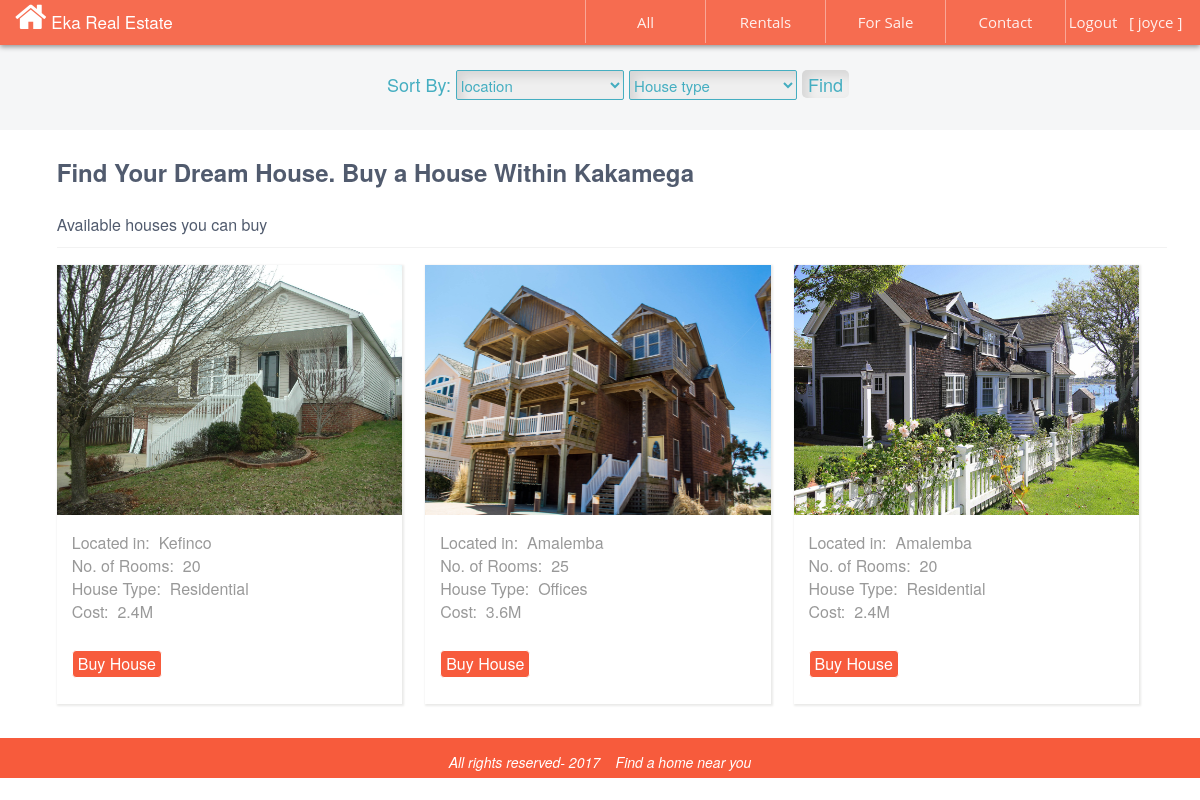
Page /forsale.php (signed in) on the committed database.
### tables this page shows
CREATE TABLE IF NOT EXISTS `posts` (
`id` int(11) NOT NULL,
  `location` varchar(500) NOT NULL,
  `category` varchar(500) NOT NULL,
  `housetype` varchar(500) NOT NULL,
  `cost` varchar(500) NOT NULL,
  `pic` varchar(500) NOT NULL,
  `rooms` varchar(500) NOT NULL,
  `description` varchar(500) NOT NULL,
  `username` varchar(500) NOT NULL,
  `timeaction` timestamp NOT NULL DEFAULT CURRENT_TIMESTAMP ON UPDATE CURRENT_TIMESTAMP
);

### forsale.php (the view, shortened to what this page needs)
 <!DOCTYPE html>
<html lang="en">
<head>
  <link rel="stylesheet" href="http://maxcdn.bootstrapcdn.com/bootstrap/3.3.4/css/bootstrap.min.css">
  <link rel="stylesheet" href="https://cdnjs.cloudflare.com/ajax/libs/font-awesome/4.7.0/css/font-awesome.min.css">
</head>
<body style="background#F5F3EE;">
<div class="col-sm-4" id="header">
<span style="float: left; color:white; font-size: 17px; font-weight: 500;  ">
<i class="fa fa-home fa-2x"></i>
Eka Real Estate
</span>
      <ul id="menu">
         <li>
         <a href="logout.php">Logout &nbsp&nbsp[&nbsp<?php echo $_SESSION['use'];  ?>&nbsp]</a>
      </li>
<li>
         <a href="Contact.php">Contact</a>
         </li>
             <li>
         <a href="forsale.php">For Sale </a>
         </li>
      <li>
         <a href="rentals.php">Rentals</a>
      </li>
      <li>
         <a href="account.php">All</a>
      </li>
   </ul>
</div>
 <div style="height: 130px; padding-top: 70px; width:100%;  background: #F5F6F7; font-size: 18px;  text-align: center; color: #515B6E; ">
<div style=" display: inline-block; width: 70%; margin-left: 3%;">
<form method='POST' action="">
  <font style="color:#45AEC1; font-weight: 300;"> Sort By:</font>
<select name="location"  style="width: 20%; height: 30px;color: #515B6E; font-size: 15px; border-radius: 2px; border: 1px solid #45AEC1; box-shadow: inset 6px 6px 10px rgba(0, 0, 0, 0.1);  color:#45AEC1;">
 <option value="" selected="selected">location</option>
</select>
<select name="housetype"  style="width: 20%; height: 30px;color: #515B6E; font-size: 15px; border-radius: 2px; border: 1px solid #45AEC1;box-shadow: inset 6px 6px 10px rgba(0, 0, 0, 0.1);  color:#45AEC1;  ">
 <option value="" selected="selected">House type</option>
  </select>
<input type="submit" name="submit" value="Find"  style="box-shadow: inset 6px 6px 10px rgba(0, 0, 0, 0.1);  color:#45AEC1; border-radius: 5px; height: 28px;border:none; ">
</form>
</div>
</div>
 <div class="col-sm-4"  style="background:white;  width: 100%; min-height: auto;  padding-top: 5px;">
  <div style="margin-left: 1.6%; width: 98.4%;">
<div style="height: auto; width: 96.4%; background: white; font-size: 24px;margin-left: 2%;   margin-bottom: 15px; color: #515B6E; font-weight: 600; padding-top: 20px;">
  Find Your Dream House.  Buy a House Within Kakamega
</div>
<div style="height: auto; width: 96.4%; background: white; font-size: 16px;margin-left: 2%;  border-bottom: 1px solid #F2F2F2; margin-bottom: 17px; color: #515B6E; font-weight: 300; padding-top: 10px; padding-bottom: 10px; ">
     Available houses you can buy
</div>
<?php
$page = ($_GET['page']) ? $_GET['page'] : 1;
$start = ($page-1) * NUMBER_PER_PAGE;
$sql = "SELECT * FROM posts WHERE 1=1 AND username='lyn' AND category='Buy'";
$sql .= " order by id desc LIMIT $start, " . NUMBER_PER_PAGE;
$loop = mysql_query($sql)
  or die ('cannot run the query because: ' . mysql_error());
while ($post = mysql_fetch_assoc($loop))
   { echo "
<a href='moredetails.php? id=".$post['id']."'>
    <div id='posts'>
  <table width=100% height=auto% >
               <tr>   <td ><img src='".$post['pic']."' alt='house image' id='image'/></td></tr>
<tr><td style='height:17px;'></td></tr>
       <tr><td style='color: #999; font-weight:300; font-size:16px;padding-left:15px;height:20px;'> Located in:&nbsp&nbsp" . $post['location'] . "</td></tr>
            <tr><td style='color: #999; font-weight:300; font-size:16px;padding-left:15px;height:20px;'> No. of Rooms:&nbsp&nbsp" . $post['rooms'] . "  </td></tr>
            <tr><td style='color: #999; font-weight:300; font-size:16px;padding-left:15px;height:20px;'> House Type:&nbsp&nbsp" . $post['housetype'] . "</td></tr>
      <tr><td style='color: #999; font-weight:300; font-size:16px;padding-left:15px;height:20px;'> Cost:&nbsp&nbsp" . $post['cost'] . "</td></tr>
               <tr>
<td style='text-align:left; height:80px;padding-left:15px;'>
<a href='rentbuy.php? id=".$post['id']."'>
<button type='button' class='btn btn-success btn-xs' style='background:rgba(247, 74, 39, 0.9); width:auto; height:auto; border: 1px solid white; font-size:16px; border-radius:4px;' >
" . $post['category'] . " House</button>
</a>
</td>
</tr>
        </table>
    </div>
    </a>";
        }
        ?>
  </div>
</div>
<div class="col-sm-4" id="footer1">
<i>
All rights reserved- 2017  &nbsp&nbsp&nbspFind a home near you
</i>
</div>
</body>
</html>

### forsale.php (style rules this page uses)
ul { list-style-type:none; margin:0; padding:0; position absolute; float: right; }
li { display:inline-block; float: right; }
li a { border-left:1px solid rgba(255, 255, 255, 0.4);; rgba(0, 0, 0, 0.08); border 2px 2px 0px 0px; display:block; min-width:120px; height: 43px; text-align: center; line-height: 44px; font-family: "Open Sans","Helvetica Neue",Arial,sans-serif; color: rgba(255, 255, 255, 0.9);rgba(1, 25, 40, 0.8); font-size: 15px; font-weight: 500; text-decoration: none; }
#image { width:100%; height:250px; }
#header { border-top 1px solid #1da8d6;border-bottom 1px solid #1da8d6; width:100%; height: 45px; border-radius 3px; background: rgba(247, 74, 39, 0.8); box-shadow: 0px 2px 5px 0px rgba(0, 0, 0, 0.4); margin-bottom 40px; }
#posts { height:auto; width:30%; float:left; background-color:white; margin-top3px; font-size:15px; color:#373833; margin-left: 2%; margin-bottom: 3%; box-shadow: 1px 1px 2px 1px rgba(50, 50, 40, 0.1); }
#footer1 { width:100%; height:40px; padding-top: 14px; color: white; background: rgba(247, 74, 39, 0.9); text-align: center; }

### rows in the picture
posts: pic (picture), location "Kefinco", rooms "20", housetype "Residential", cost "2.4M", category "Buy"
posts: pic (picture), location "Amalemba", rooms "25", housetype "Offices", cost "3.6M", category "Buy"
posts: pic (picture), location "Amalemba", rooms "20", housetype "Residential", cost "2.4M", category "Buy"

### other values in the picture
$_SESSION['use'] "joyce"
